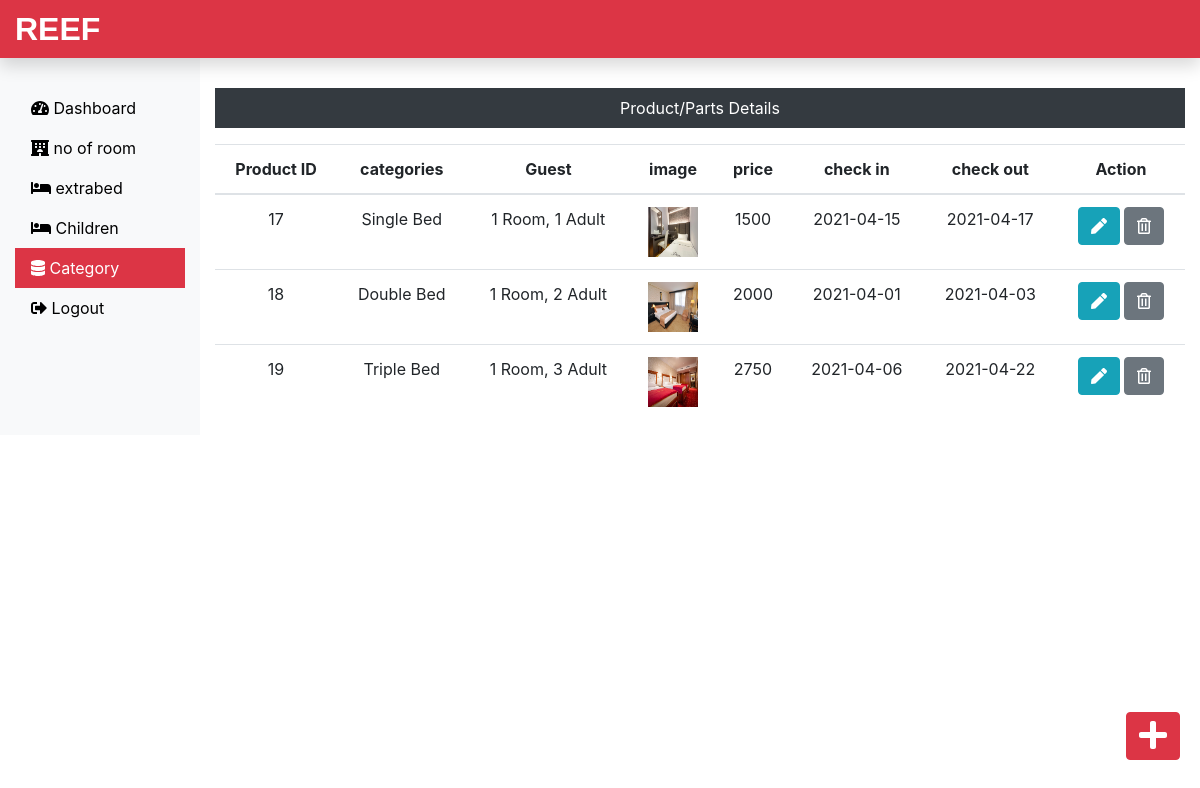
/admin/category.php (signed in), run on the app's committed database.
### tables this page shows
CREATE TABLE `category` (
  `id` int(10) NOT NULL,
  `categories` varchar(225) NOT NULL,
  `guest` varchar(255) NOT NULL,
  `image` varchar(255) NOT NULL,
  `price` int(11) NOT NULL,
  `check_in` date NOT NULL,
  `check_out` date NOT NULL,
  `noofroom` int(10) NOT NULL,
  `value` int(10) NOT NULL,
  `children` int(10) NOT NULL,
  `total` int(10) NOT NULL
);

### admin/category.php (the view, shortened to what this page needs)
<?php
include('includes/header.php');
include('db/db.php');
$select = "select * from category ";
$result = mysqli_query($con, $select);
if (mysqli_num_rows($result)>0) {
?>
<div class="col-sm-9 col-md-10 mt-5 text-center">
  <p class=" bg-dark text-white p-2">Product/Parts Details</p>
<table class="table">
    <thead>
      <tr>
        <th scope="col">Product ID</th>
        <th scope="col">categories</th>
        <th scope="col">Guest</th>
        <th scope="col">image</th>
        <th scope="col">price</th>
        <th scope="col">check in</th>
        <th scope="col">check out</th>
        <th scope="col">Action</th>
      </tr>
    </thead>
    <tbody>
       <?php
          while($row = mysqli_fetch_assoc($result))
          {
          ?>
      <tr>
        <td scope="row"><?php echo $row['id'];?></td>
        <td><?php echo $row['categories'];?></td>
        <td><?php echo $row['guest'];?></td>
           <td ><img src="<?php echo $row['image'];?>" height="50px;" width="50px;"> </td>
        <td><?php echo $row['price'];?></td>
        <td><?php echo $row['check_in'];?></td>
           <td ><?php echo $row['check_out'];?></td>
        <td>
          <a href="editcategory.php?id=<?php echo $row['id']; ?>" class="d-inline"> <button type="submit" class="btn btn-info"><i class="fas fa-pen"></i></button></a>
            <a href="deletecategory.php?id=<?php echo $row['id']; ?>" class="d-inline"><button type="submit" class="btn btn-secondary"><i class="far fa-trash-alt"></i></button></a>
        </td>
      </tr>
    <?php }}?>
</tbody>
  </table>
</div>
</div>
<a class="btn btn-danger box" href="addcategory.php"><i class="fas fa-plus fa-2x"></i></a>
</div>
<?php
include('includes/footer.php');
?>

### admin/css/custom.css (style rules this page uses)
a { color: black; }
.box { position: fixed; bottom: 10px; right: 20px; margin-bottom: 30px; }

### data on the page
category: id "17", categories "Single Bed", guest "1 Room, 1 Adult", image (picture), price "1500", check_in "2021-04-15", check_out "2021-04-17"
category: id "18", categories "Double Bed", guest "1 Room, 2 Adult", image (picture), price "2000", check_in "2021-04-01", check_out "2021-04-03"
category: id "19", categories "Triple Bed", guest "1 Room, 3 Adult", image (picture), price "2750", check_in "2021-04-06", check_out "2021-04-22"
